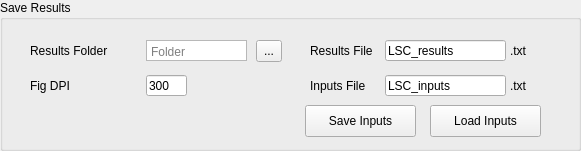
  <widget class="QGroupBox" name="groupBox_4">
   <property name="geometry">
    <rect>
     <x>10</x>
     <y>565</y>
     <width>581</width>
     <height>151</height>
    </rect>
   </property>
   <property name="title">
    <string>Save Results</string>
   </property>
   <widget class="QToolButton" name="toolButton">
    <property name="geometry">
     <rect>
      <x>256</x>
      <y>40</y>
      <width>26</width>
      <height>22</height>
     </rect>
    </property>
    <property name="text">
     <string>...</string>
    </property>
   </widget>
   <widget class="QPlainTextEdit" name="plainTextEdit_2">
    <property name="geometry">
     <rect>
      <x>146</x>
      <y>40</y>
      <width>101</width>
      <height>21</height>
     </rect>
    </property>
    <property name="sizePolicy">
     <sizepolicy hsizetype="Expanding" vsizetype="Expanding">
      <horstretch>0</horstretch>
      <verstretch>0</verstretch>
     </sizepolicy>
    </property>
    <property name="verticalScrollBarPolicy">
     <enum>Qt::ScrollBarAlwaysOff</enum>
    </property>
    <property name="horizontalScrollBarPolicy">
     <enum>Qt::ScrollBarAlwaysOff</enum>
    </property>
    <property name="lineWrapMode">
     <enum>QPlainTextEdit::NoWrap</enum>
    </property>
    <property name="readOnly">
     <bool>true</bool>
    </property>
    <property name="placeholderText">
     <string>Folder</string>
    </property>
   </widget>
   <widget class="QLabel" name="label_17">
    <property name="geometry">
     <rect>
      <x>510</x>
      <y>40</y>
      <width>45</width>
      <height>21</height>
     </rect>
    </property>
    <property name="text">
     <string>.txt</string>
    </property>
   </widget>
   <widget class="QLineEdit" name="lineEdit_11">
    <property name="geometry">
     <rect>
      <x>146</x>
      <y>75</y>
      <width>41</width>
      <height>21</height>
     </rect>
    </property>
    <property name="text">
     <string>300</string>
    </property>
    <property name="placeholderText">
     <string/>
    </property>
   </widget>
   <widget class="QLabel" name="label_18">
    <property name="geometry">
     <rect>
      <x>30</x>
      <y>75</y>
      <width>51</width>
      <height>21</height>
     </rect>
    </property>
    <property name="text">
     <string>Fig DPI</string>
    </property>
   </widget>
   <widget class="QLabel" name="label_19">
    <property name="geometry">
     <rect>
      <x>310</x>
      <y>40</y>
      <width>71</width>
      <height>21</height>
     </rect>
    </property>
    <property name="text">
     <string>Results File</string>
    </property>
   </widget>
   <widget class="QLineEdit" name="lineEdit_12">
    <property name="geometry">
     <rect>
      <x>385</x>
      <y>40</y>
      <width>121</width>
      <height>21</height>
     </rect>
    </property>
    <property name="text">
     <string>LSC_results</string>
    </property>
   </widget>
   <widget class="QLabel" name="label_52">
    <property name="geometry">
     <rect>
      <x>30</x>
      <y>40</y>
      <width>101</width>
      <height>21</height>
     </rect>
    </property>
    <property name="text">
     <string>Results Folder</string>
    </property>
   </widget>
   <widget class="QLineEdit" name="lineEdit_22">
    <property name="geometry">
     <rect>
      <x>385</x>
      <y>75</y>
      <width>121</width>
      <height>21</height>
     </rect>
    </property>
    <property name="text">
     <string>LSC_inputs</string>
    </property>
   </widget>
   <widget class="QLabel" name="label_53">
    <property name="geometry">
     <rect>
      <x>510</x>
      <y>75</y>
      <width>45</width>
      <height>21</height>
     </rect>
    </property>
    <property name="text">
     <string>.txt</string>
    </property>
   </widget>
   <widget class="QLabel" name="label_54">
    <property name="geometry">
     <rect>
      <x>310</x>
      <y>75</y>
      <width>61</width>
      <height>21</height>
     </rect>
    </property>
    <property name="text">
     <string>Inputs File</string>
    </property>
   </widget>
   <widget class="QPushButton" name="pushButton_2">
    <property name="geometry">
     <rect>
      <x>305</x>
      <y>105</y>
      <width>111</width>
      <height>32</height>
     </rect>
    </property>
    <property name="text">
     <string>Save Inputs</string>
    </property>
   </widget>
   <widget class="QPushButton" name="pushButton_3">
    <property name="geometry">
     <rect>
      <x>430</x>
      <y>105</y>
      <width>111</width>
      <height>32</height>
     </rect>
    </property>
    <property name="text">
     <string>Load Inputs</string>
    </property>
   </widget>
  </widget>
